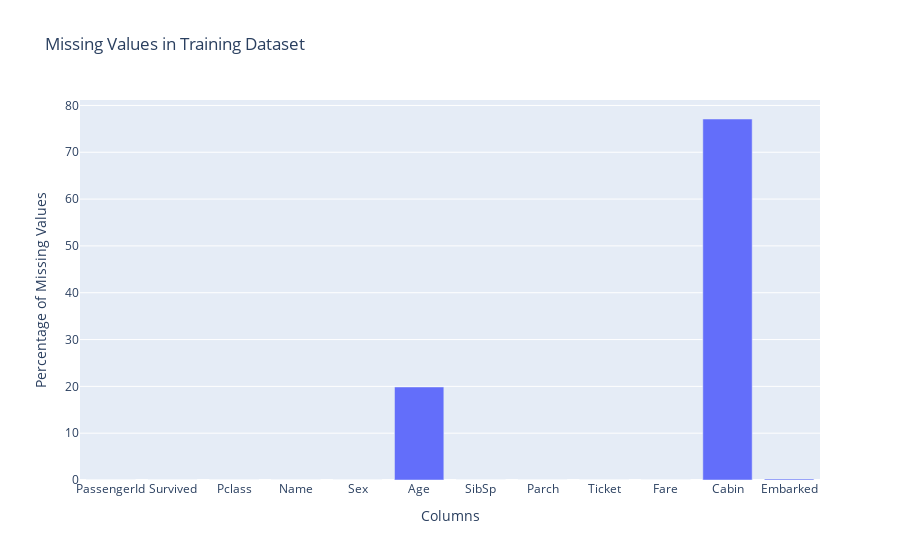
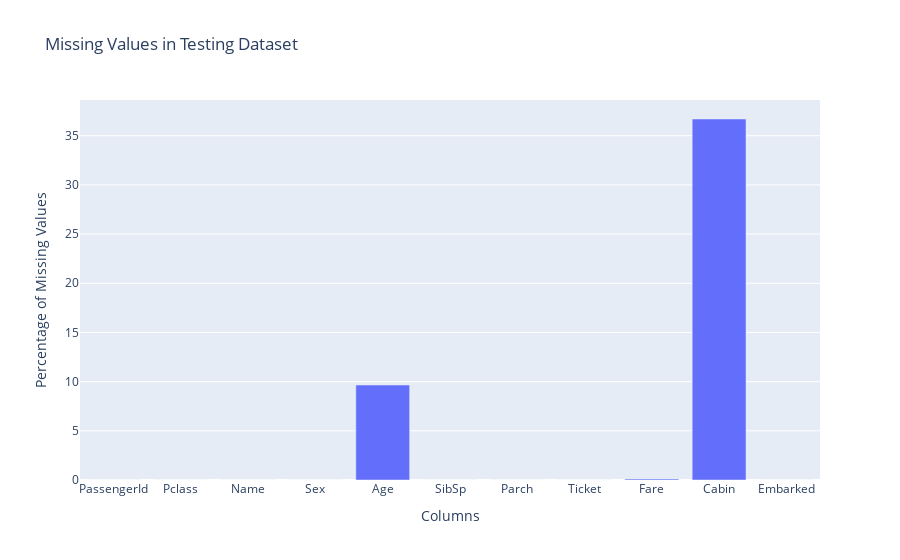

Here is the notebook cell these charts were saved with, in order:
### Markdown cell above
### 4.1.2 Observations
-  Missing values in `Cabin, Age and Fare` are `78.23%, 20.57% and 0.24%` respectively.

### Code cell
# Let's plot missing values

# Plot the missing values in the training dataset
fig1 = px.bar(x=df_train.columns, y=df_train.isnull().sum() / len(df_train) * 100, 
              title='Missing Values in Training Dataset',
              labels={'x': 'Columns', 'y': 'Percentage of Missing Values'})
fig1.show()

# Plot the missing values in the testing dataset
fig2 = px.bar(x=df_test.columns, y=df_test.isnull().sum() / len(df_train) * 100, 
              title='Missing Values in Testing Dataset',
              labels={'x': 'Columns', 'y': 'Percentage of Missing Values'})
fig2.show()

### Figure 1 — Plotly figure (JSON) as saved in the notebook; plotly's stock layout.template omitted (floating-point values rounded to 4 significant figures)
{"data": [{"alignmentgroup": "True", "hovertemplate": "Columns=%{x}<br>Percentage of Missing Values=%{y}<extra></extra>", "legendgroup": "", "marker": {"color": "#636efa", "pattern": {"shape": ""}}, "name": "", "offsetgroup": "", "orientation": "v", "showlegend": false, "textposition": "auto", "type": "bar", "x": ["PassengerId", "Survived", "Pclass", "Name", "Sex", "Age", "SibSp", "Parch", "Ticket", "Fare", "Cabin", "Embarked"], "xaxis": "x", "y": [0, 0, 0, 0, 0, 19.87, 0, 0, 0, 0, 77.1, 0.2245], "yaxis": "y"}], "layout": {"barmode": "relative", "legend": {"tracegroupgap": 0}, "title": {"text": "Missing Values in Training Dataset"}, "xaxis": {"anchor": "y", "domain": [0, 1], "title": {"text": "Columns"}}, "yaxis": {"anchor": "x", "domain": [0, 1], "title": {"text": "Percentage of Missing Values"}}}}

### Figure 2 — Plotly figure (JSON) as saved in the notebook; plotly's stock layout.template omitted (floating-point values rounded to 4 significant figures)
{"data": [{"alignmentgroup": "True", "hovertemplate": "Columns=%{x}<br>Percentage of Missing Values=%{y}<extra></extra>", "legendgroup": "", "marker": {"color": "#636efa", "pattern": {"shape": ""}}, "name": "", "offsetgroup": "", "orientation": "v", "showlegend": false, "textposition": "auto", "type": "bar", "x": ["PassengerId", "Pclass", "Name", "Sex", "Age", "SibSp", "Parch", "Ticket", "Fare", "Cabin", "Embarked"], "xaxis": "x", "y": [0, 0, 0, 0, 9.652, 0, 0, 0, 0.1122, 36.7, 0], "yaxis": "y"}], "layout": {"barmode": "relative", "legend": {"tracegroupgap": 0}, "title": {"text": "Missing Values in Testing Dataset"}, "xaxis": {"anchor": "y", "domain": [0, 1], "title": {"text": "Columns"}}, "yaxis": {"anchor": "x", "domain": [0, 1], "title": {"text": "Percentage of Missing Values"}}}}
